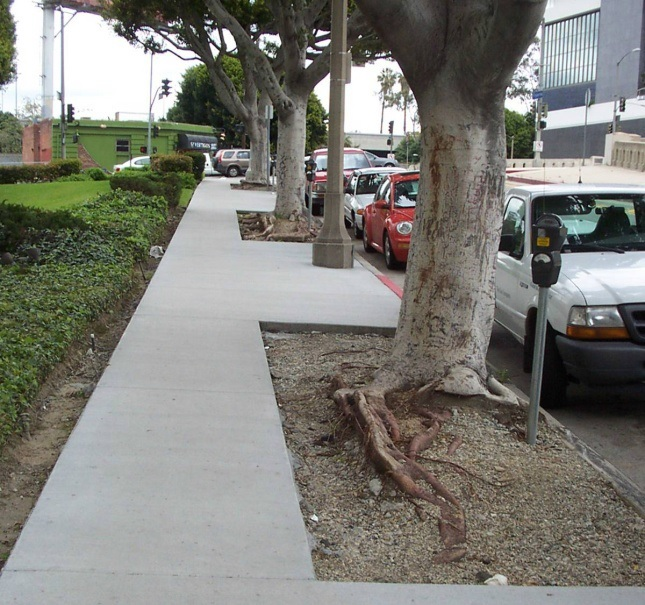
#> input picture Lab4/Ex5/Lane.jpg, 645 x 605 px
$ python Ex5.py
#> lines starting #> are read from the running program, lines starting #| are printed output that depends on the picture; after the words box and inside, x2 and y2 are one past the last pixel; in counts of white or black regions, pixels touching at a corner belong together
import cv2
import numpy as np


img = cv2.imread('Lane.jpg',1)
#> img is the input picture: shape (605, 645, 3); mean B, G, R 118.2, 125, 125.6
gray = cv2.cvtColor(img,cv2.COLOR_BGR2GRAY)
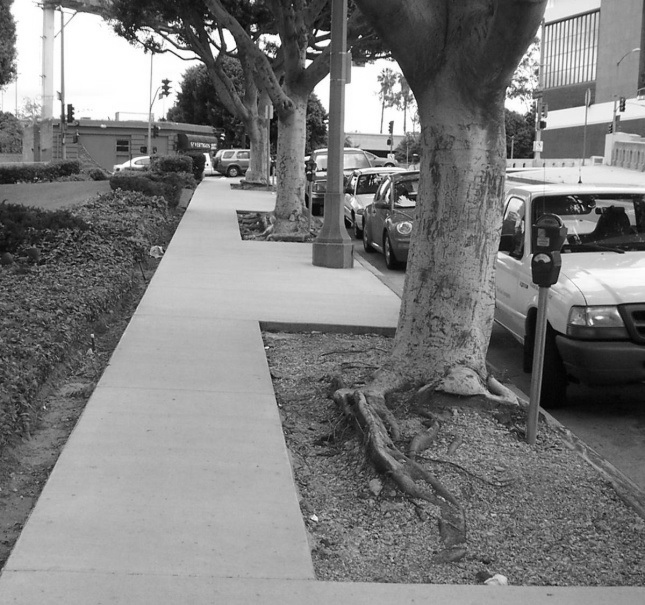
#> gray: shape (605, 645); min 0, max 255, mean 124.4
gray=cv2.GaussianBlur(gray,(3,3),3)
edges = cv2.Canny(gray,150,150*3,apertureSize = 3)
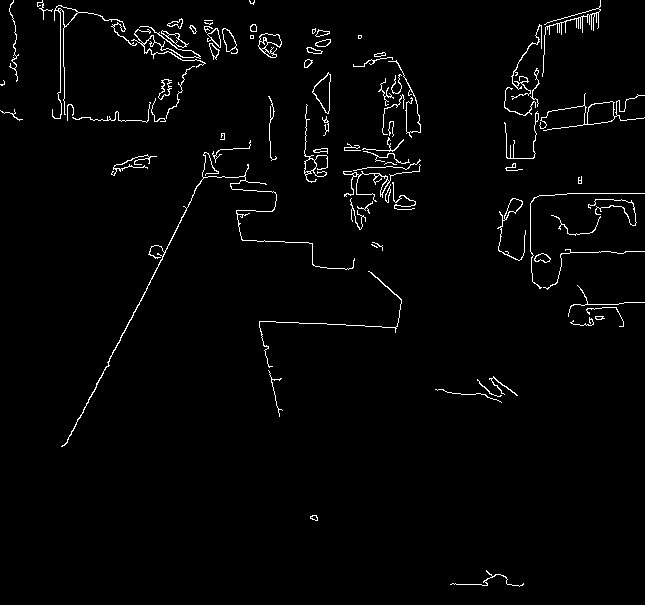
#> edges: shape (605, 645); 2.1% white in thin lines or dots
cv2.imshow('Lane Edges', edges)

minLineLength = 0
maxLineGap = 0

lines = cv2.HoughLinesP(edges,1,np.pi/90,40,minLineLength,maxLineGap)
#> lines = 606 rows, first 6: [134, 312, 135, 311], [212, 165, 212, 165], [63, 445, 65, 443], [161, 260, 162, 259], [119, 340, 133, 313], [387, 140, 388, 140]

for x1,y1,x2,y2 in lines[0]:
    cv2.line(img,(x1,y1),(x2,y2),(0,255,0),2)
#> this loop made 1 pass
#> img: shape (605, 645, 3); under 0.01% of pixels changed, all inside (x1, y1, x2, y2) = (133, 310, 137, 314)

cv2.imwrite('houghlines5.jpg',img)

if cv2.waitKey(0)==27:
#> (key Esc is pressed here)
#> (the run stopped early here; a loop or call above may not have finished)
